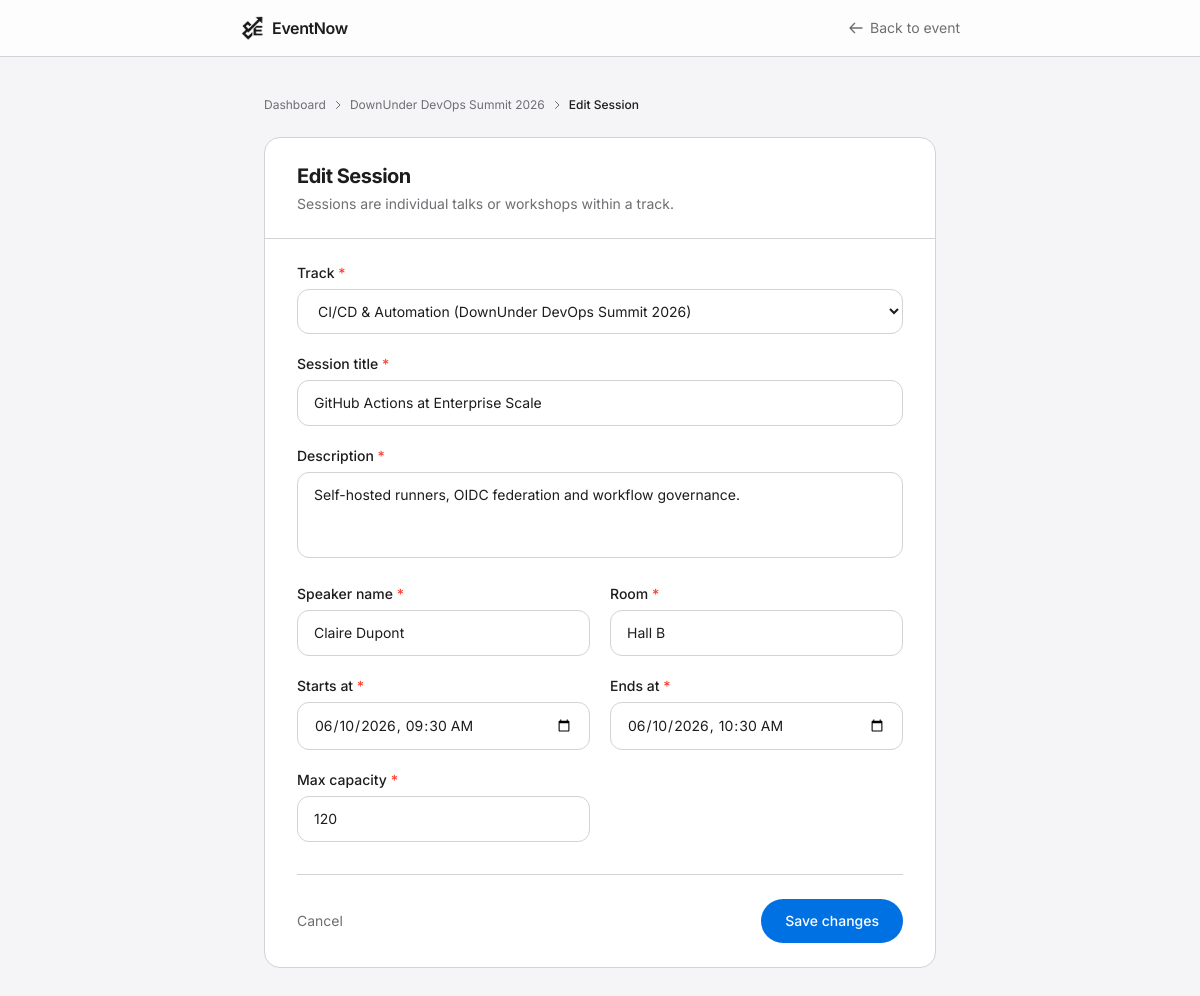
The app's page /eventnow/events/downunder-devops-summit-2026/sessions/18/edit/ (signed in) with its own data.
### apps/events/models.py (models this page shows, shortened)
class Event(models.Model):
    id = models.AutoField(primary_key=True)
    organiser = models.ForeignKey(
        User,
        on_delete=models.CASCADE,
    )
    venue = models.ForeignKey(Venue, on_delete=models.CASCADE)
    title = models.CharField(max_length=255)
    slug = models.SlugField(max_length=255, unique=True)
    description = models.TextField()
    cover_image_url = models.URLField()
    starts_at = models.DateTimeField()
    ends_at = models.DateTimeField()
    status = models.CharField(max_length=255)
    max_capacity = models.IntegerField()
    created_at = models.DateTimeField(auto_now_add=True)
    updated_at = models.DateTimeField(auto_now=True)
    class Meta:
        app_label = 'apps'

class Session(models.Model):
    id = models.AutoField(primary_key=True)
    event = models.ForeignKey(Event, on_delete=models.CASCADE)
    track = models.ForeignKey(Track, on_delete=models.CASCADE)
    title = models.CharField(max_length=255)
    description = models.TextField()
    speaker_name = models.CharField(max_length=255)
    room = models.CharField(max_length=255)
    starts_at = models.DateTimeField()
    ends_at = models.DateTimeField()
    max_capacity = models.IntegerField()
    created_at = models.DateTimeField(auto_now_add=True)
    updated_at = models.DateTimeField(auto_now=True)
    class Meta:
        app_label = 'apps'

### apps/events/views.py (the view)
@login_required
@organiser_required
def session_edit(request, slug, session_pk):
    event   = get_own_event(request, slug)
    session = get_object_or_404(Session, pk=session_pk, event=event)
    if request.method == 'POST':
        form = SessionForm(event, request.POST, instance=session)
        if form.is_valid():
            form.save()
            messages.success(request, 'Session updated.')
            return redirect('event_detail', slug=event.slug)
    else:
        form = SessionForm(event, instance=session)
    return render(request, 'events/session-form.html', {
        'form':    form,
        'event':   event,
        'session': session,
        'action':  'Edit',
    })

### apps/accounts/models.py (called while the page is built)
    def is_organiser(self):
        return self.role == User.Role.ORGANIZER

### apps/events/models.py (called while the page is built)
    def __str__(self):
        return f"{self.name} ({self.event.title})"

### apps/events/views.py (called while the page is built)
def get_own_event(request, slug):
    event = get_object_or_404(Event, slug=slug)
    if event.organiser != request.user:
        raise PermissionDenied
    return event

### apps/templates/events/session-form.html (shortened to what this page needs)
{% extends "base.html" %}
{% load static %}
{% block body_class %}bg-surface text-ink font-sans min-h-screen flex flex-col{% endblock %}
{% block header %}
<header class="bg-white/80 backdrop-blur-xl border-b border-border">
  <div class="max-w-3xl mx-auto px-6 h-14 flex items-center justify-between">
    <a href="{% url 'index' %}" class="flex items-center gap-2">
      <img src="{% static 'images/eventnow_black_logo_only.png' %}" alt="EventNow" class="h-6 w-auto">
      <span class="text-base font-semibold text-ink tracking-tight">EventNow</span>
    </a>
    <a href="{% url 'event_detail' event.slug %}"
       class="flex items-center gap-1.5 text-sm text-ink-2 hover:text-ink transition-colors">
      <svg class="w-4 h-4" fill="none" stroke="currentColor" viewBox="0 0 24 24"><path stroke-linecap="round" stroke-linejoin="round" stroke-width="2" d="M10 19l-7-7m0 0l7-7m-7 7h18"/></svg>
      Back to event
    </a>
  </div>
</header>
{% endblock %}
{% block body %}
<main id="main" class="flex-1 py-10 px-6">
  <div class="max-w-2xl mx-auto">
    <nav aria-label="Breadcrumb" class="mb-6">
      <ol class="flex items-center gap-1.5 text-xs text-ink-2">
        <li><a href="{% url 'organiser_dashboard' %}" class="hover:text-ink transition-colors">Dashboard</a></li>
        <li aria-hidden="true"><svg class="w-3 h-3" fill="none" stroke="currentColor" viewBox="0 0 24 24"><path stroke-linecap="round" stroke-linejoin="round" stroke-width="2" d="M9 5l7 7-7 7"/></svg></li>
        <li><a href="{% url 'event_detail' event.slug %}" class="hover:text-ink transition-colors">{{ event.title }}</a></li>
        <li aria-hidden="true"><svg class="w-3 h-3" fill="none" stroke="currentColor" viewBox="0 0 24 24"><path stroke-linecap="round" stroke-linejoin="round" stroke-width="2" d="M9 5l7 7-7 7"/></svg></li>
        <li class="text-ink font-medium">{{ action }} Session</li>
      </ol>
    </nav>
    <div class="bg-card border border-border rounded-2xl overflow-hidden">
      <div class="px-8 py-6 border-b border-border">
        <h1 class="text-xl font-bold text-ink tracking-tight">{{ action }} Session</h1>
        <p class="text-sm text-ink-2 mt-1">Sessions are individual talks or workshops within a track.</p>
      </div>
      <form method="post" class="px-8 py-6">
        <div class="grid sm:grid-cols-2 gap-5">
          <div class="sm:col-span-2">
            <label for="{{ form.track.id_for_label }}" class="block text-sm font-medium text-ink mb-1.5">
              Track <span class="text-danger">*</span>
            </label>
            {{ form.track }}
          </div>
          <div class="sm:col-span-2">
            <label for="{{ form.title.id_for_label }}" class="block text-sm font-medium text-ink mb-1.5">
              Session title <span class="text-danger">*</span>
            </label>
            {{ form.title }}
          </div>
          <div class="sm:col-span-2">
            <label for="{{ form.description.id_for_label }}" class="block text-sm font-medium text-ink mb-1.5">
              Description <span class="text-danger">*</span>
            </label>
            {{ form.description }}
          </div>
          <div>
            <label for="{{ form.speaker_name.id_for_label }}" class="block text-sm font-medium text-ink mb-1.5">
              Speaker name <span class="text-danger">*</span>
            </label>
            {{ form.speaker_name }}
          </div>
          <div>
            <label for="{{ form.room.id_for_label }}" class="block text-sm font-medium text-ink mb-1.5">
              Room <span class="text-danger">*</span>
            </label>
            {{ form.room }}
          </div>
          <div>
            <label for="{{ form.starts_at.id_for_label }}" class="block text-sm font-medium text-ink mb-1.5">
              Starts at <span class="text-danger">*</span>
            </label>
            {{ form.starts_at }}
          </div>
          <div>
            <label for="{{ form.ends_at.id_for_label }}" class="block text-sm font-medium text-ink mb-1.5">
              Ends at <span class="text-danger">*</span>
            </label>
            {{ form.ends_at }}
          </div>
          <div>
            <label for="{{ form.max_capacity.id_for_label }}" class="block text-sm font-medium text-ink mb-1.5">
              Max capacity <span class="text-danger">*</span>
            </label>
            {{ form.max_capacity }}
          </div>
        </div>
        <div class="mt-8 flex items-center justify-between pt-6 border-t border-border">
          <a href="{% url 'event_detail' event.slug %}" class="text-sm text-ink-2 hover:text-ink transition-colors">Cancel</a>
          <button type="submit"
                  class="text-sm font-medium bg-primary text-white px-6 py-3 rounded-full hover:bg-primary-dark transition-colors">
            {% if action == 'Create' %}Create session{% else %}Save changes{% endif %}
          </button>
        </div>
      </form>
    </div>
  </div>
</main>
{% endblock %}

### apps/templates/base.html (style rules this page uses)
* { -webkit-font-smoothing: antialiased; }

### records on screen
Event: title "DownUnder DevOps Summit 2026"
Session: track "CI/CD & Automation (DownUnder DevOps Summit 2026)", title "GitHub Actions at Enterprise Scale", description "Self-hosted runners, OIDC federation and workflow governance.", speaker_name "Claire Dupont", room "Hall B", starts_at "06/10/2026 09:30", ends_at "06/10/2026 10:30", max_capacity "120"

### other values on screen
{{ action }} "Edit"
